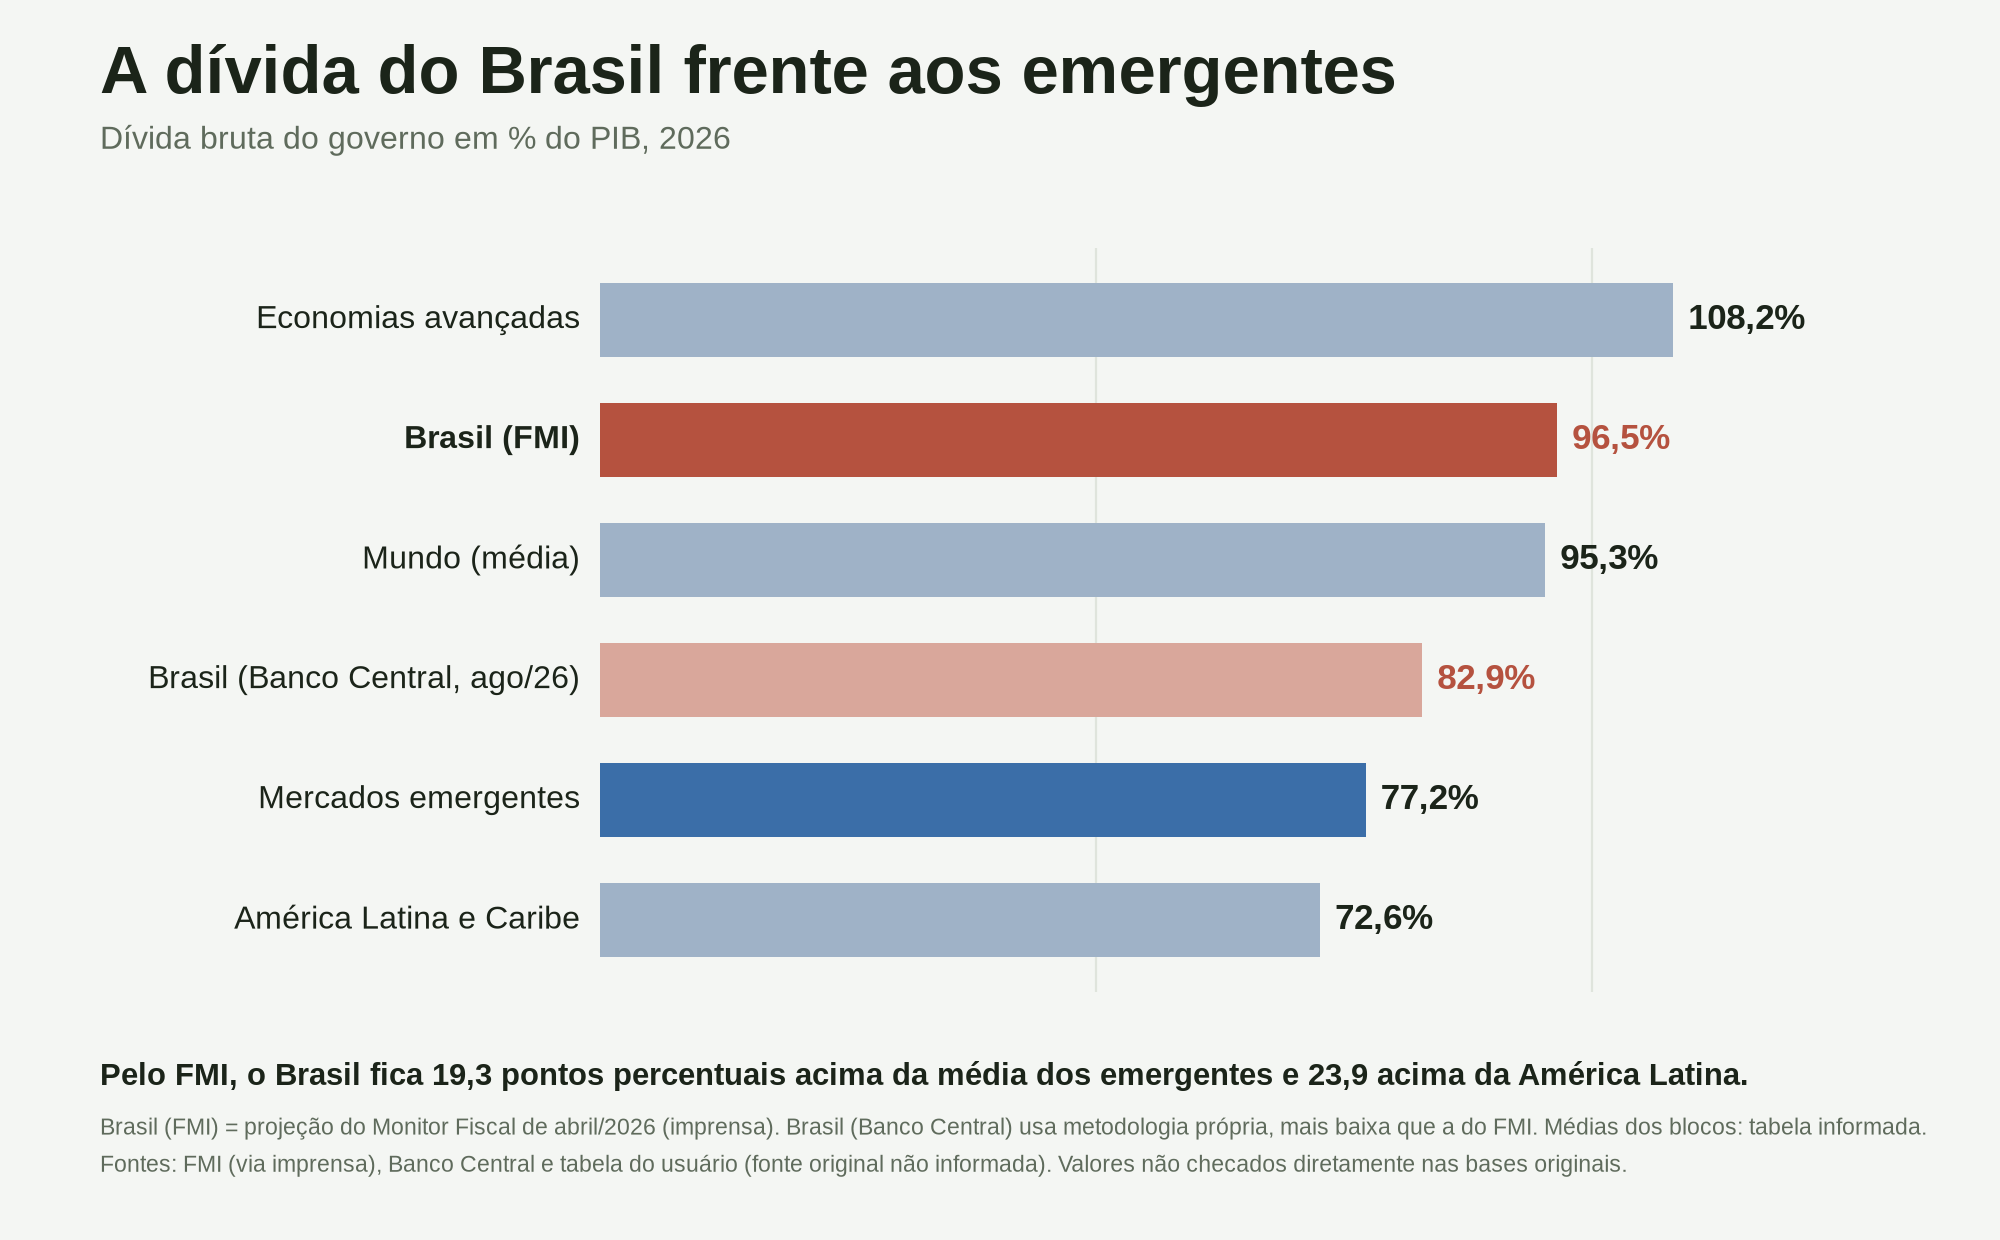

Recreate this plot in Python.
"""Dívida bruta / PIB: Brasil x emergentes (2026). Dados em dados/divida_pib_2026.csv."""
import csv
import matplotlib
matplotlib.use("Agg")
import matplotlib.pyplot as plt
from matplotlib import font_manager as fm

rows = [(r["grupo"], float(r["divida_bruta_pib_pct"])) for r in csv.DictReader(open("dados/divida_pib_2026.csv", encoding="utf-8"))]
D = dict(rows)
BG, INK, MUTED, GRID = "#f4f6f3", "#1b2419", "#5f6b5c", "#dfe4dc"
BRAS, BRAS2, BLUE, GREY = "#b5523f", "#d9a79b", "#3b6ea8", "#9fb2c7"
plt.rcParams["font.family"] = "Liberation Sans" if any("Liberation Sans" in f.name for f in fm.fontManager.ttflist) else "DejaVu Sans"
vb = lambda v: f"{v:.1f}".replace(".", ",") + "%"

ordem = ["Economias avançadas", "Brasil (FMI)", "Mundo (média)", "Brasil (Banco Central)", "Mercados emergentes", "América Latina e Caribe"]
nomes = {"Economias avançadas": "Economias avançadas", "Brasil (FMI)": "Brasil (FMI)", "Mundo (média)": "Mundo (média)",
         "Brasil (Banco Central)": "Brasil (Banco Central, ago/26)", "Mercados emergentes": "Mercados emergentes", "América Latina e Caribe": "América Latina e Caribe"}
cores = {"Brasil (FMI)": BRAS, "Brasil (Banco Central)": BRAS2}

fig = plt.figure(figsize=(10, 6.2), dpi=200, facecolor=BG)
fig.text(.05, .925, "A dívida do Brasil frente aos emergentes", color=INK, fontsize=24, fontweight="bold")
fig.text(.05, .880, "Dívida bruta do governo em % do PIB, 2026", color=MUTED, fontsize=11.5)
ax = fig.add_axes([.30, .20, .62, .60], facecolor=BG)
ys = list(range(len(ordem)))[::-1]
for y, g in zip(ys, ordem):
    v = D[g]
    ax.barh(y, v, color=cores.get(g, GREY if g != "Mercados emergentes" else BLUE), height=.62, zorder=3)
    ax.text(v + 1.5, y, vb(v), va="center", fontsize=12.5, fontweight="bold", color=INK if "Brasil" not in g else BRAS)
    ax.text(-2, y, nomes[g], va="center", ha="right", fontsize=11.5, fontweight="bold" if "Brasil (FMI)" == g else "normal", color=INK)
for v in (50, 100): ax.axvline(v, color=GRID, lw=.8, zorder=0)
ax.set_xlim(0, 125); ax.set_ylim(-.6, len(ordem) - .4); ax.axis("off")
# diferença para os emergentes
d_em = D["Brasil (FMI)"] - D["Mercados emergentes"]; d_la = D["Brasil (FMI)"] - D["América Latina e Caribe"]
fig.text(.05, .125, "Pelo FMI, o Brasil fica " + f"{d_em:.1f}".replace(".", ",") + " pontos percentuais acima da média dos emergentes e " + f"{d_la:.1f}".replace(".", ",") + " acima da América Latina.", color=INK, fontsize=11, fontweight="bold")
fig.text(.05, .085, "Brasil (FMI) = projeção do Monitor Fiscal de abril/2026 (imprensa). Brasil (Banco Central) usa metodologia própria, mais baixa que a do FMI. Médias dos blocos: tabela informada.", color=MUTED, fontsize=8.3)
fig.text(.05, .055, "Fontes: FMI (via imprensa), Banco Central e tabela do usuário (fonte original não informada). Valores não checados diretamente nas bases originais.", color=MUTED, fontsize=8.3)
fig.savefig("grafico_divida_brasil_vs_emergentes.png", facecolor=BG); plt.close(fig)
